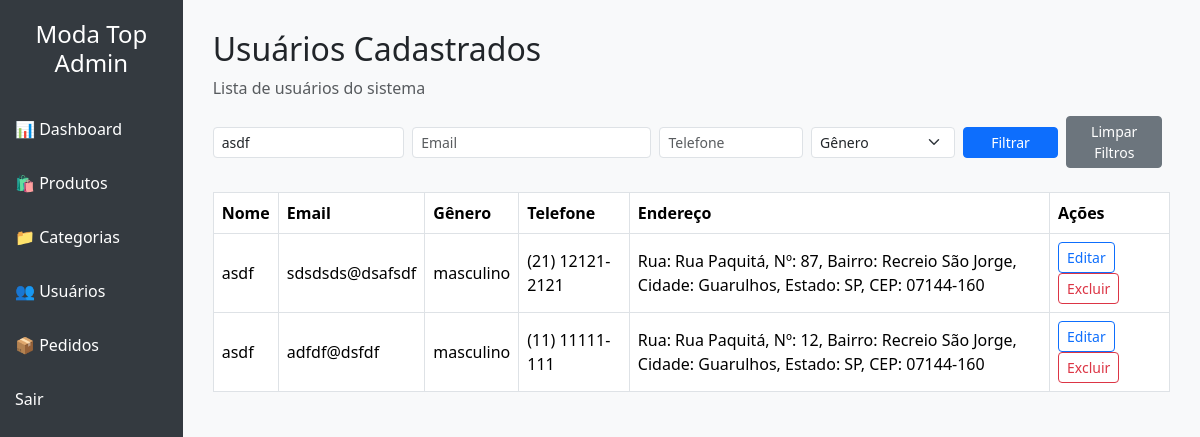
Page /PHP/ADMIN/usuarios.php?nome=asdf (signed in) on the committed database.
### tables this page shows
CREATE TABLE `usuario` (
  `id` bigint UNSIGNED NOT NULL AUTO_INCREMENT,
  `nome` varchar(255) NOT NULL,
  `email` varchar(255) NOT NULL,
  `senha` varchar(255) NOT NULL,
  `genero` varchar(50) DEFAULT NULL,
  `telefone` varchar(50) DEFAULT NULL,
  `endereco` text,
  PRIMARY KEY (`id`),
  UNIQUE KEY `email` (`email`)
);

### PHP/ADMIN/usuarios.php (the view, shortened to what this page needs)
<?php
require_once 'db.php';
$filtro_nome = $_GET['nome'] ?? '';
$filtro_email = $_GET['email'] ?? '';
$filtro_telefone = $_GET['telefone'] ?? '';
$sql = "SELECT id, nome, email, genero, telefone, endereco FROM Usuario WHERE 1=1";
$params = [];
if ($filtro_nome !== '') {
    $sql .= " AND nome LIKE :nome";
    $params['nome'] = '%' . $filtro_nome . '%';
}
$sql .= " ORDER BY nome ASC";
$stmt = $pdo->prepare($sql);
$stmt->execute($params);
$usuarios = $stmt->fetchAll(PDO::FETCH_ASSOC);
?>
<!DOCTYPE html>
<html lang="pt-BR">
<head>
    <link href="https://cdn.jsdelivr.net/npm/bootstrap-icons@1.10.5/font/bootstrap-icons.css" rel="stylesheet" />
    <link href="https://cdn.jsdelivr.net/npm/bootstrap-icons@1.10.5/font/bootstrap-icons.css" rel="stylesheet">
    <link href="https://cdn.jsdelivr.net/npm/bootstrap@5.3.3/dist/css/bootstrap.min.css" rel="stylesheet">
</head>
<body>
<div class="sidebar">
    <h4 class="text-center mb-4">Moda Top Admin</h4>
    <a href="admin.php">📊 Dashboard</a>
    <a href="produtos.php">🛍️ Produtos</a>
    <a href="categorias.php">📁 Categorias</a>
    <a href="usuarios.php">👥 Usuários</a>
    <a href="pedidos.php">📦 Pedidos</a>
    <a href="logout.php">Sair</a>
</div>
<div class="main">
    <h2>Usuários Cadastrados</h2>
    <p class="text-muted">Lista de usuários do sistema</p>
    <form method="GET" class="d-flex align-items-center gap-2 w-100 mb-4" style="flex-wrap: nowrap;">
    <input type="text" name="nome" class="form-control form-control-sm" placeholder="Nome" style="width: 20%;" value="<?= htmlspecialchars($filtro_nome) ?>">
    <input type="text" name="email" class="form-control form-control-sm" placeholder="Email" style="width: 25%;" value="<?= htmlspecialchars($filtro_email) ?>">
    <input type="text" name="telefone" class="form-control form-control-sm" placeholder="Telefone" style="width: 15%;" value="<?= htmlspecialchars($filtro_telefone) ?>">
    <select name="genero" class="form-select form-select-sm" style="width: 15%;">
        <option value="">Gênero</option>
    </select>
    <button type="submit" class="btn btn-primary btn-sm" style="width: 10%;">Filtrar</button>
    <a href="usuarios.php" class="btn btn-secondary btn-sm" style="width: 10%;">Limpar Filtros</a>
</form>
    <?php if ($usuarios): ?>
        <div class="table-responsive">
            <table class="table table-bordered table-hover align-middle">
                <thead>
                    <tr>
                        <th>Nome</th>
                        <th>Email</th>
                        <th>Gênero</th>
                        <th>Telefone</th>
                        <th>Endereço</th>
                        <th style="width: 120px;">Ações</th>
                    </tr>
                </thead>
                <tbody>
                    <?php foreach ($usuarios as $usuario): ?>
                        <tr>
                            <td><?php echo htmlspecialchars($usuario['nome']); ?></td>
                            <td><?php echo htmlspecialchars($usuario['email']); ?></td>
                            <td><?php echo htmlspecialchars($usuario['genero']); ?></td>
                            <td><?php echo htmlspecialchars($usuario['telefone']); ?></td>
                            <td><?php echo htmlspecialchars($usuario['endereco']); ?></td>
                            <td>
                                <a href="#" class="btn btn-sm btn-outline-primary">Editar</a>
                                <a href="#" class="btn btn-sm btn-outline-danger">Excluir</a>
                            </td>
                        </tr>
                    <?php endforeach; ?>
                </tbody>
            </table>
        </div>
    <?php else: ?>
        <p>Nenhum usuário encontrado.</p>
    <?php endif; ?>
</div>
</body>
</html>

### PHP/ADMIN/usuarios.php (style rules this page uses)
body { display: flex; min-height: 100vh; flex-direction: row; }
.sidebar { width: 250px; background-color: #343a40; color: white; padding-top: 20px; }
.sidebar a { color: white; text-decoration: none; padding: 15px; display: block; }
.main { flex-grow: 1; padding: 30px; background-color: #f8f9fa; }
.table thead { background-color: #343a40; color: white; }

### rows in the picture
usuario: nome "asdf", email "sdsdsds@dsafsdf", genero "masculino", telefone "(21) 12121-2121", endereco "Rua: Rua Paquitá, Nº: 87, Bairro: Recreio São Jorge, Cidade: Guarulhos, Estado: SP, CEP: 07144-160"
usuario: nome "asdf", email "adfdf@dsfdf", genero "masculino", telefone "(11) 11111-111", endereco "Rua: Rua Paquitá, Nº: 12, Bairro: Recreio São Jorge, Cidade: Guarulhos, Estado: SP, CEP: 07144-160"
